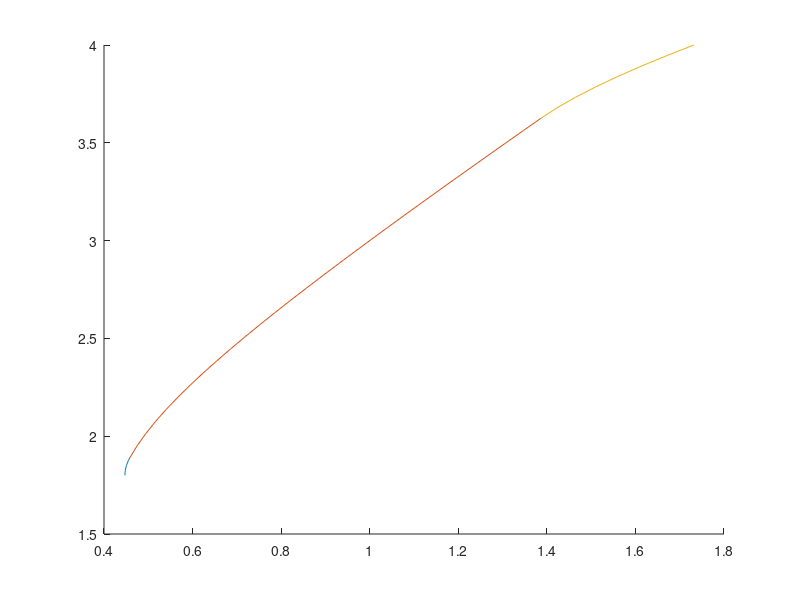

Write the MATLAB code that produced this figure.
%Exercício 4
clc;clear;
f=@(r) (1/2)*sqrt((5*r.^2) - 18*r + 17);
[a, b] = fplot(f, [9/5, 17/9]);

g=@(r) (1/5)*sqrt((11*r.^2) - 36*r + 34);
[c, d] = fplot(g, [17/9, 29/8]);

h=@(r) sqrt((3*r.^2) - 20*r + 35);
[e, f] = fplot(h, [29/8, 4]);

hold on
plot(b,a)
plot(d,c)
plot(f,e)
hold off
